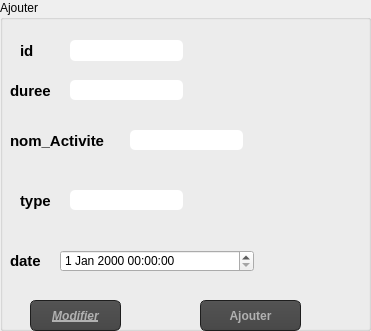
    <widget class="QGroupBox" name="groupBox_2">
     <property name="geometry">
      <rect>
       <x>10</x>
       <y>30</y>
       <width>371</width>
       <height>331</height>
      </rect>
     </property>
     <property name="title">
      <string>Ajouter</string>
     </property>
     <widget class="QLabel" name="label_2">
      <property name="geometry">
       <rect>
        <x>20</x>
        <y>40</y>
        <width>47</width>
        <height>21</height>
       </rect>
      </property>
      <property name="font">
       <font>
        <pointsize>11</pointsize>
        <weight>75</weight>
        <bold>true</bold>
       </font>
      </property>
      <property name="text">
       <string>id</string>
      </property>
     </widget>
     <widget class="QLabel" name="label_3">
      <property name="geometry">
       <rect>
        <x>10</x>
        <y>130</y>
        <width>121</width>
        <height>21</height>
       </rect>
      </property>
      <property name="font">
       <font>
        <pointsize>11</pointsize>
        <weight>75</weight>
        <bold>true</bold>
       </font>
      </property>
      <property name="text">
       <string>nom_Activite</string>
      </property>
     </widget>
     <widget class="QLabel" name="label_4">
      <property name="geometry">
       <rect>
        <x>10</x>
        <y>80</y>
        <width>71</width>
        <height>21</height>
       </rect>
      </property>
      <property name="font">
       <font>
        <pointsize>11</pointsize>
        <weight>75</weight>
        <bold>true</bold>
       </font>
      </property>
      <property name="text">
       <string>duree</string>
      </property>
     </widget>
     <widget class="QLineEdit" name="id_ha">
      <property name="geometry">
       <rect>
        <x>70</x>
        <y>40</y>
        <width>113</width>
        <height>21</height>
       </rect>
      </property>
      <property name="styleSheet">
       <string notr="true">QLineEdit{
    background-color: white;
    box-shadow: 2px 0.5px 5px 1px inset black;
    border-radius: 5px;
    width: 70%;
    padding-right: 10px;
    padding-left: 10px;
    text-align: left;
    color: #000;
    font-size:inherit;
    font-family: Arial, Helvetica, sans-serif;  
    font-weight:normal;
    font-variant:normal;
}
QLineEdit::hover{  color: black ;
background-color:orange;}
QLineEdit::focus{  color: black ;
background-color:white;}</string>
      </property>
     </widget>
     <widget class="QLineEdit" name="nom_Activite_ha">
      <property name="geometry">
       <rect>
        <x>130</x>
        <y>130</y>
        <width>113</width>
        <height>20</height>
       </rect>
      </property>
      <property name="styleSheet">
       <string notr="true">QLineEdit{
    background-color: white;
    box-shadow: 2px 0.5px 5px 1px inset black;
    border-radius: 5px;
    width: 70%;
    padding-right: 10px;
    padding-left: 10px;
    text-align: left;
    color: #000;
    font-size:inherit;
    font-family: Arial, Helvetica, sans-serif;  
    font-weight:normal;
    font-variant:normal;
}
QLineEdit::hover{  color: black ;
background-color:orange;}
QLineEdit::focus{  color: black ;
background-color:white;}</string>
      </property>
     </widget>
     <widget class="QLineEdit" name="duree_ha">
      <property name="geometry">
       <rect>
        <x>70</x>
        <y>80</y>
        <width>113</width>
        <height>20</height>
       </rect>
      </property>
      <property name="styleSheet">
       <string notr="true">QLineEdit{
    background-color: white;
    box-shadow: 2px 0.5px 5px 1px inset black;
    border-radius: 5px;
    width: 70%;
    padding-right: 10px;
    padding-left: 10px;
    text-align: left;
    color: #000;
    font-size:inherit;
    font-family: Arial, Helvetica, sans-serif;  
    font-weight:normal;
    font-variant:normal;
}
QLineEdit::hover{  color: black ;
background-color:orange;}
QLineEdit::focus{  color: black ;
background-color:white;}</string>
      </property>
     </widget>
     <widget class="QLabel" name="date">
      <property name="geometry">
       <rect>
        <x>10</x>
        <y>250</y>
        <width>47</width>
        <height>21</height>
       </rect>
      </property>
      <property name="font">
       <font>
        <pointsize>11</pointsize>
        <weight>75</weight>
        <bold>true</bold>
       </font>
      </property>
      <property name="text">
       <string>date</string>
      </property>
     </widget>
     <widget class="QLabel" name="label_6">
      <property name="geometry">
       <rect>
        <x>20</x>
        <y>190</y>
        <width>81</width>
        <height>21</height>
       </rect>
      </property>
      <property name="font">
       <font>
        <pointsize>11</pointsize>
        <weight>75</weight>
        <bold>true</bold>
       </font>
      </property>
      <property name="text">
       <string>type</string>
      </property>
     </widget>
     <widget class="QLineEdit" name="type_ha">
      <property name="geometry">
       <rect>
        <x>70</x>
        <y>190</y>
        <width>113</width>
        <height>20</height>
       </rect>
      </property>
      <property name="styleSheet">
       <string notr="true">QLineEdit{
    background-color: white;
    box-shadow: 2px 0.5px 5px 1px inset black;
    border-radius: 5px;
    width: 70%;
    padding-right: 10px;
    padding-left: 10px;
    text-align: left;
    color: #000;
    font-size:inherit;
    font-family: Arial, Helvetica, sans-serif;  
    font-weight:normal;
    font-variant:normal;
}
QLineEdit::hover{  color: black ;
background-color:orange;}
QLineEdit::focus{  color: black ;
background-color:white;}</string>
      </property>
     </widget>
     <widget class="QPushButton" name="pushButton_ajout_a">
      <property name="geometry">
       <rect>
        <x>200</x>
        <y>300</y>
        <width>101</width>
        <height>31</height>
       </rect>
      </property>
      <property name="font">
       <font>
        <pointsize>-1</pointsize>
        <weight>75</weight>
        <bold>true</bold>
       </font>
      </property>
      <property name="styleSheet">
       <string notr="true">QToolTip
{
     border: 1px solid black;
     background-color: #ffa02f;
     padding: 1px;
     border-radius: 3px;
     opacity: 100;
}

QWidget
{
    color: #b1b1b1;
    background-color: #323232;
}

QWidget:item:hover
{
    background-color: QLinearGradient( x1: 0, y1: 0, x2: 0, y2: 1, stop: 0 #ffa02f, stop: 1 #ca0619);
    color: #000000;
}

QWidget:item:selected
{
    background-color: QLinearGradient( x1: 0, y1: 0, x2: 0, y2: 1, stop: 0 #ffa02f, stop: 1 #d7801a);
}

QMenuBar::item
{
    background: transparent;
}

QMenuBar::item:selected
{
    background: transparent;
    border: 1px solid #ffaa00;
}

QMenuBar::item:pressed
{
    background: #444;
    border: 1px solid #000;
    background-color: QLinearGradient(
        x1:0, y1:0,
        x2:0, y2:1,
        stop:1 #212121,
        stop:0.4 #343434/*,
        stop:0.2 #343434,
        stop:0.1 #ffaa00*/
    );
    margin-bottom:-1px;
    padding-bottom:1px;
}

QMenu
{
    border: 1px solid #000;
}

QMenu::item
{
    padding: 2px 20px 2px 20px;
}

QMenu::item:selected
{
    color: #000000;
}

QWidget:disabled
{
    color: #404040;
    background-color: #323232;
}

QAbstractItemView
{
    background-color: QLinearGradient( x1: 0, y1: 0, x2: 0, y2: 1, stop: 0 #4d4d4d, stop: 0.1 #646464, stop: 1 #5d5d5d);
}

QWidget:focus
{
    /*border: 2px solid QLinearGradient( x1: 0, y1: 0, x2: 0, y2: 1, stop: 0 #ffa02f, stop: 1 #d7801a);*/
}

QLineEdit
{
    background-color: QLinearGradient( x1: 0, y1: 0, x2: 0, y2: 1, stop: 0 #4d4d4d, stop: 0 #646464, stop: 1 #5d5d5d);
    padding: 1px;
    border-style: solid;
    border: 1px solid #1e1e1e;
    border-radius: 5;
}

QPushButton
{
    color: #b1b1b1;
    background-color: QLinearGradient( x1: 0, y1: 0, x2: 0, y2: 1, stop: 0 #565656, stop: 0.1 #525252, stop: 0.5 #4e4e4e, stop: 0.9 #4a4a4a, stop: 1 #464646);
    border-width: 1px;
    border-color: #1e1e1e;
    border-style: solid;
    border-radius: 6;
    padding: 3px;
    font-size: 12px;
    padding-left: 5px;
    padding-right: 5px;
}

QPushButton:pressed
{
    background-color: QLinearGradient( x1: 0, y1: 0, x2: 0, y2: 1, stop: 0 #2d2d2d, stop: 0.1 #2b2b2b, stop: 0.5 #292929, stop: 0.9 #282828, stop: 1 #252525);
}

QComboBox
{
    selection-background-color: #ffaa00;
    background-color: QLinearGradient( x1: 0, y1: 0, x2: 0, y2: 1, stop: 0 #565656, stop: 0.1 #525252, stop: 0.5 #4e4e4e, stop: 0.9 #4a4a4a, stop: 1 #464646);
    border-style: solid;
    border: 1px solid #1e1e1e;
    border-radius: 5;
}

QComboBox:hover,QPushButton:hover
{
    border: 2px solid QLinearGradient( x1: 0, y1: 0, x2: 0, y2: 1, stop: 0 #ffa02f, stop: 1 #d7801a);
}


QComboBox:on
{
    padding-top: 3px;
    padding-left: 4px;
    background-color: QLinearGradient( x1: 0, y1: 0, x2: 0, y2: 1, stop: 0 #2d2d2d, stop: 0.1 #2b2b2b, stop: 0.5 #292929, stop: 0.9 #282828, stop: 1 #252525);
    selection-background-color: #ffaa00;
}

QComboBox QAbstractItemView
{
    border: 2px solid darkgray;
    selection-background-color: QLinearGradient( x1: 0, y1: 0, x2: 0, y2: 1, stop: 0 #ffa02f, stop: 1 #d7801a);
}

QComboBox::drop-down
{
     subcontrol-origin: padding;
     subcontrol-position: top right;
     width: 15px;

     border-left-width: 0px;
     border-left-color: darkgray;
     border-left-style: solid; /* just a single line */
     border-top-right-radius: 3px; /* same radius as the QComboBox */
     border-bottom-right-radius: 3px;
 }

QComboBox::down-arrow
{
     image: url(:/down_arrow.png);
}

QGroupBox:focus
{
border: 2px solid QLinearGradient( x1: 0, y1: 0, x2: 0, y2: 1, stop: 0 #ffa02f, stop: 1 #d7801a);
}

QTextEdit:focus
{
    border: 2px solid QLinearGradient( x1: 0, y1: 0, x2: 0, y2: 1, stop: 0 #ffa02f, stop: 1 #d7801a);
}

QScrollBar:horizontal {
     border: 1px solid #222222;
     background: QLinearGradient( x1: 0, y1: 0, x2: 0, y2: 1, stop: 0.0 #121212, stop: 0.2 #282828, stop: 1 #484848);
     height: 7px;
     margin: 0px 16px 0 16px;
}

QScrollBar::handle:horizontal
{
      background: QLinearGradient( x1: 0, y1: 0, x2: 1, y2: 0, stop: 0 #ffa02f, stop: 0.5 #d7801a, stop: 1 #ffa02f);
      min-height: 20px;
      border-radius: 2px;
}

QScrollBar::add-line:horizontal {
      border: 1px solid #1b1b19;
      border-radius: 2px;
      background: QLinearGradient( x1: 0, y1: 0, x2: 1, y2: 0, stop: 0 #ffa02f, stop: 1 #d7801a);
      width: 14px;
      subcontrol-position: right;
      subcontrol-origin: margin;
}

QScrollBar::sub-line:horizontal {
      border: 1px solid #1b1b19;
      border-radius: 2px;
      background: QLinearGradient( x1: 0, y1: 0, x2: 1, y2: 0, stop: 0 #ffa02f, stop: 1 #d7801a);
      width: 14px;
     subcontrol-position: left;
     subcontrol-origin: margin;
}

QScrollBar::right-arrow:horizontal, QScrollBar::left-arrow:horizontal
{
      border: 1px solid black;
      width: 1px;
      height: 1px;
      background: white;
}

QScrollBar::add-page:horizontal, QScrollBar::sub-page:horizontal
{
      background: none;
}

QScrollBar:vertical
{
      background: QLinearGradient( x1: 0, y1: 0, x2: 1, y2: 0, stop: 0.0 #121212, stop: 0.2 #282828, stop: 1 #484848);
      width: 7px;
      margin: 16px 0 16px 0;
      border: 1px solid #222222;
}

QScrollBar::handle:vertical
{
      background: QLinearGradient( x1: 0, y1: 0, x2: 0, y2: 1, stop: 0 #ffa02f, stop: 0.5 #d7801a, stop: 1 #ffa02f);
      min-height: 20px;
      border-radius: 2px;
}

QScrollBar::add-line:vertical
{
      border: 1px solid #1b1b19;
      border-radius: 2px;
      background: QLinearGradient( x1: 0, y1: 0, x2: 0, y2: 1, stop: 0 #ffa02f, stop: 1 #d7801a);
      height: 14px;
      subcontrol-position: bottom;
      subcontrol-origin: margin;
}

QScrollBar::sub-line:vertical
{
      border: 1px solid #1b1b19;
      border-radius: 2px;
      background: QLinearGradient( x1: 0, y1: 0, x2: 0, y2: 1, stop: 0 #d7801a, stop: 1 #ffa02f);
      height: 14px;
      subcontrol-position: top;
      subcontrol-origin: margin;
}

QScrollBar::up-arrow:vertical, QScrollBar::down-arrow:vertical
{
      border: 1px solid black;
      width: 1px;
      height: 1px;
      background: white;
}


QScrollBar::add-page:vertical, QScrollBar::sub-page:vertical
{
      background: none;
}

QTextEdit
{
    background-color: #242424;
}

QPlainTextEdit
{
    background-color: #242424;
}

QHeaderView::section
{
    background-color: QLinearGradient(x1:0, y1:0, x2:0, y2:1, stop:0 #616161, stop: 0.5 #505050, stop: 0.6 #434343, stop:1 #656565);
    color: white;
    padding-left: 4px;
    border: 1px solid #6c6c6c;
}

QCheckBox:disabled
{
color: #414141;
}

QDockWidget::title
{
    text-align: center;
    spacing: 3px; /* spacing between items in the tool bar */
    background-color: QLinearGradient(x1:0, y1:0, x2:0, y2:1, stop:0 #323232, stop: 0.5 #242424, stop:1 #323232);
}

QDockWidget::close-button, QDockWidget::float-button
{
    text-align: center;
    spacing: 1px; /* spacing between items in the tool bar */
    background-color: QLinearGradient(x1:0, y1:0, x2:0, y2:1, stop:0 #323232, stop: 0.5 #242424, stop:1 #323232);
}

QDockWidget::close-button:hover, QDockWidget::float-button:hover
{
    background: #242424;
}

QDockWidget::close-button:pressed, QDockWidget::float-button:pressed
{
    padding: 1px -1px -1px 1px;
}

QMainWindow::separator
{
    background-color: QLinearGradient(x1:0, y1:0, x2:0, y2:1, stop:0 #161616, stop: 0.5 #151515, stop: 0.6 #212121, stop:1 #343434);
    color: white;
    padding-left: 4px;
    border: 1px solid #4c4c4c;
    spacing: 3px; /* spacing between items in the tool bar */
}

QMainWindow::separator:hover
{

    background-color: QLinearGradient(x1:0, y1:0, x2:0, y2:1, stop:0 #d7801a, stop:0.5 #b56c17 stop:1 #ffa02f);
    color: white;
    padding-left: 4px;
    border: 1px solid #6c6c6c;
    spacing: 3px; /* spacing between items in the tool bar */
}

QToolBar::handle
{
     spacing: 3px; /* spacing between items in the tool bar */
     background: url(:/images/handle.png);
}

QMenu::separator
{
    height: 2px;
    background-color: QLinearGradient(x1:0, y1:0, x2:0, y2:1, stop:0 #161616, stop: 0.5 #151515, stop: 0.6 #212121, stop:1 #343434);
    color: white;
    padding-left: 4px;
    margin-left: 10px;
    margin-right: 5px;
}

QProgressBar
{
    border: 2px solid grey;
    border-radius: 5px;
    text-align: center;
}

QProgressBar::chunk
{
    background-color: #d7801a;
    width: 2.15px;
    margin: 0.5px;
}

QTabBar::tab {
    color: #b1b1b1;
    border: 1px solid #444;
    border-bottom-style: none;
    background-color: #323232;
    padding-left: 10px;
    padding-right: 10px;
    padding-top: 3px;
    padding-bottom: 2px;
    margin-right: -1px;
}

QTabWidget::pane {
    border: 1px solid #444;
    top: 1px;
}

QTabBar::tab:last
{
    margin-right: 0; /* the last selected tab has nothing to overlap with on the right */
    border-top-right-radius: 3px;
}

QTabBar::tab:first:!selected
{
 margin-left: 0px; /* the last selected tab has nothing to overlap with on the right */


    border-top-left-radius: 3px;
}

QTabBar::tab:!selected
{
    color: #b1b1b1;
    border-bottom-style: solid;
    margin-top: 3px;
    background-color: QLinearGradient(x1:0, y1:0, x2:0, y2:1, stop:1 #212121, stop:.4 #343434);
}

QTabBar::tab:selected
{
    border-top-left-radius: 3px;
    border-top-right-radius: 3px;
    margin-bottom: 0px;
}

QTabBar::tab:!selected:hover
{
    /*border-top: 2px solid #ffaa00;
    padding-bottom: 3px;*/
    border-top-left-radius: 3px;
    border-top-right-radius: 3px;
    background-color: QLinearGradient(x1:0, y1:0, x2:0, y2:1, stop:1 #212121, stop:0.4 #343434, stop:0.2 #343434, stop:0.1 #ffaa00);
}

QRadioButton::indicator:checked, QRadioButton::indicator:unchecked{
    color: #b1b1b1;
    background-color: #323232;
    border: 1px solid #b1b1b1;
    border-radius: 6px;
}

QRadioButton::indicator:checked
{
    background-color: qradialgradient(
        cx: 0.5, cy: 0.5,
        fx: 0.5, fy: 0.5,
        radius: 1.0,
        stop: 0.25 #ffaa00,
        stop: 0.3 #323232
    );
}

QCheckBox::indicator{
    color: #b1b1b1;
    background-color: #323232;
    border: 1px solid #b1b1b1;
    width: 9px;
    height: 9px;
}

QRadioButton::indicator
{
    border-radius: 6px;
}

QRadioButton::indicator:hover, QCheckBox::indicator:hover
{
    border: 1px solid #ffaa00;
}

QCheckBox::indicator:checked
{
    image:url(:/images/checkbox.png);
}

QCheckBox::indicator:disabled, QRadioButton::indicator:disabled
{
    border: 1px solid #444;
}</string>
      </property>
      <property name="text">
       <string>Ajouter</string>
      </property>
     </widget>
     <widget class="QPushButton" name="Modifier_a">
      <property name="geometry">
       <rect>
        <x>30</x>
        <y>300</y>
        <width>91</width>
        <height>31</height>
       </rect>
      </property>
      <property name="font">
       <font>
        <pointsize>-1</pointsize>
        <weight>75</weight>
        <italic>true</italic>
        <bold>true</bold>
        <underline>true</underline>
        <strikeout>false</strikeout>
       </font>
      </property>
      <property name="styleSheet">
       <string notr="true">QToolTip
{
     border: 1px solid black;
     background-color: #ffa02f;
     padding: 1px;
     border-radius: 3px;
     opacity: 100;
}

QWidget
{
    color: #b1b1b1;
    background-color: #323232;
}

QWidget:item:hover
{
    background-color: QLinearGradient( x1: 0, y1: 0, x2: 0, y2: 1, stop: 0 #ffa02f, stop: 1 #ca0619);
    color: #000000;
}

QWidget:item:selected
{
    background-color: QLinearGradient( x1: 0, y1: 0, x2: 0, y2: 1, stop: 0 #ffa02f, stop: 1 #d7801a);
}

QMenuBar::item
{
    background: transparent;
}

QMenuBar::item:selected
{
    background: transparent;
    border: 1px solid #ffaa00;
}

QMenuBar::item:pressed
{
    background: #444;
    border: 1px solid #000;
    background-color: QLinearGradient(
        x1:0, y1:0,
        x2:0, y2:1,
        stop:1 #212121,
        stop:0.4 #343434/*,
        stop:0.2 #343434,
        stop:0.1 #ffaa00*/
    );
    margin-bottom:-1px;
    padding-bottom:1px;
}

QMenu
{
    border: 1px solid #000;
}

QMenu::item
{
    padding: 2px 20px 2px 20px;
}

QMenu::item:selected
{
    color: #000000;
}

QWidget:disabled
{
    color: #404040;
    background-color: #323232;
}

QAbstractItemView
{
    background-color: QLinearGradient( x1: 0, y1: 0, x2: 0, y2: 1, stop: 0 #4d4d4d, stop: 0.1 #646464, stop: 1 #5d5d5d);
}

QWidget:focus
{
    /*border: 2px solid QLinearGradient( x1: 0, y1: 0, x2: 0, y2: 1, stop: 0 #ffa02f, stop: 1 #d7801a);*/
}

QLineEdit
{
    background-color: QLinearGradient( x1: 0, y1: 0, x2: 0, y2: 1, stop: 0 #4d4d4d, stop: 0 #646464, stop: 1 #5d5d5d);
    padding: 1px;
    border-style: solid;
    border: 1px solid #1e1e1e;
    border-radius: 5;
}

QPushButton
{
    color: #b1b1b1;
    background-color: QLinearGradient( x1: 0, y1: 0, x2: 0, y2: 1, stop: 0 #565656, stop: 0.1 #525252, stop: 0.5 #4e4e4e, stop: 0.9 #4a4a4a, stop: 1 #464646);
    border-width: 1px;
    border-color: #1e1e1e;
    border-style: solid;
    border-radius: 6;
    padding: 3px;
    font-size: 12px;
    padding-left: 5px;
    padding-right: 5px;
}

QPushButton:pressed
{
    background-color: QLinearGradient( x1: 0, y1: 0, x2: 0, y2: 1, stop: 0 #2d2d2d, stop: 0.1 #2b2b2b, stop: 0.5 #292929, stop: 0.9 #282828, stop: 1 #252525);
}

QComboBox
{
    selection-background-color: #ffaa00;
    background-color: QLinearGradient( x1: 0, y1: 0, x2: 0, y2: 1, stop: 0 #565656, stop: 0.1 #525252, stop: 0.5 #4e4e4e, stop: 0.9 #4a4a4a, stop: 1 #464646);
    border-style: solid;
    border: 1px solid #1e1e1e;
    border-radius: 5;
}

QComboBox:hover,QPushButton:hover
{
    border: 2px solid QLinearGradient( x1: 0, y1: 0, x2: 0, y2: 1, stop: 0 #ffa02f, stop: 1 #d7801a);
}


QComboBox:on
{
    padding-top: 3px;
    padding-left: 4px;
    background-color: QLinearGradient( x1: 0, y1: 0, x2: 0, y2: 1, stop: 0 #2d2d2d, stop: 0.1 #2b2b2b, stop: 0.5 #292929, stop: 0.9 #282828, stop: 1 #252525);
    selection-background-color: #ffaa00;
}

QComboBox QAbstractItemView
{
    border: 2px solid darkgray;
    selection-background-color: QLinearGradient( x1: 0, y1: 0, x2: 0, y2: 1, stop: 0 #ffa02f, stop: 1 #d7801a);
}

QComboBox::drop-down
{
     subcontrol-origin: padding;
     subcontrol-position: top right;
     width: 15px;

     border-left-width: 0px;
     border-left-color: darkgray;
     border-left-style: solid; /* just a single line */
     border-top-right-radius: 3px; /* same radius as the QComboBox */
     border-bottom-right-radius: 3px;
 }

QComboBox::down-arrow
{
     image: url(:/down_arrow.png);
}

QGroupBox:focus
{
border: 2px solid QLinearGradient( x1: 0, y1: 0, x2: 0, y2: 1, stop: 0 #ffa02f, stop: 1 #d7801a);
}

QTextEdit:focus
{
    border: 2px solid QLinearGradient( x1: 0, y1: 0, x2: 0, y2: 1, stop: 0 #ffa02f, stop: 1 #d7801a);
}

QScrollBar:horizontal {
     border: 1px solid #222222;
     background: QLinearGradient( x1: 0, y1: 0, x2: 0, y2: 1, stop: 0.0 #121212, stop: 0.2 #282828, stop: 1 #484848);
     height: 7px;
     margin: 0px 16px 0 16px;
}

QScrollBar::handle:horizontal
{
      background: QLinearGradient( x1: 0, y1: 0, x2: 1, y2: 0, stop: 0 #ffa02f, stop: 0.5 #d7801a, stop: 1 #ffa02f);
      min-height: 20px;
      border-radius: 2px;
}

QScrollBar::add-line:horizontal {
      border: 1px solid #1b1b19;
      border-radius: 2px;
      background: QLinearGradient( x1: 0, y1: 0, x2: 1, y2: 0, stop: 0 #ffa02f, stop: 1 #d7801a);
      width: 14px;
      subcontrol-position: right;
      subcontrol-origin: margin;
}

QScrollBar::sub-line:horizontal {
      border: 1px solid #1b1b19;
      border-radius: 2px;
      background: QLinearGradient( x1: 0, y1: 0, x2: 1, y2: 0, stop: 0 #ffa02f, stop: 1 #d7801a);
      width: 14px;
     subcontrol-position: left;
     subcontrol-origin: margin;
}

QScrollBar::right-arrow:horizontal, QScrollBar::left-arrow:horizontal
{
      border: 1px solid black;
      width: 1px;
      height: 1px;
      background: white;
}

QScrollBar::add-page:horizontal, QScrollBar::sub-page:horizontal
{
      background: none;
}

QScrollBar:vertical
{
      background: QLinearGradient( x1: 0, y1: 0, x2: 1, y2: 0, stop: 0.0 #121212, stop: 0.2 #282828, stop: 1 #484848);
      width: 7px;
      margin: 16px 0 16px 0;
      border: 1px solid #222222;
}

QScrollBar::handle:vertical
{
      background: QLinearGradient( x1: 0, y1: 0, x2: 0, y2: 1, stop: 0 #ffa02f, stop: 0.5 #d7801a, stop: 1 #ffa02f);
      min-height: 20px;
      border-radius: 2px;
}

QScrollBar::add-line:vertical
{
      border: 1px solid #1b1b19;
      border-radius: 2px;
      background: QLinearGradient( x1: 0, y1: 0, x2: 0, y2: 1, stop: 0 #ffa02f, stop: 1 #d7801a);
      height: 14px;
      subcontrol-position: bottom;
      subcontrol-origin: margin;
}

QScrollBar::sub-line:vertical
{
      border: 1px solid #1b1b19;
      border-radius: 2px;
      background: QLinearGradient( x1: 0, y1: 0, x2: 0, y2: 1, stop: 0 #d7801a, stop: 1 #ffa02f);
      height: 14px;
      subcontrol-position: top;
      subcontrol-origin: margin;
}

QScrollBar::up-arrow:vertical, QScrollBar::down-arrow:vertical
{
      border: 1px solid black;
      width: 1px;
      height: 1px;
      background: white;
}


QScrollBar::add-page:vertical, QScrollBar::sub-page:vertical
{
      background: none;
}

QTextEdit
{
    background-color: #242424;
}

QPlainTextEdit
{
    background-color: #242424;
}

QHeaderView::section
{
    background-color: QLinearGradient(x1:0, y1:0, x2:0, y2:1, stop:0 #616161, stop: 0.5 #505050, stop: 0.6 #434343, stop:1 #656565);
    color: white;
    padding-left: 4px;
    border: 1px solid #6c6c6c;
}

QCheckBox:disabled
{
color: #414141;
}

QDockWidget::title
{
    text-align: center;
    spacing: 3px; /* spacing between items in the tool bar */
    background-color: QLinearGradient(x1:0, y1:0, x2:0, y2:1, stop:0 #323232, stop: 0.5 #242424, stop:1 #323232);
}

QDockWidget::close-button, QDockWidget::float-button
{
    text-align: center;
    spacing: 1px; /* spacing between items in the tool bar */
    background-color: QLinearGradient(x1:0, y1:0, x2:0, y2:1, stop:0 #323232, stop: 0.5 #242424, stop:1 #323232);
}

QDockWidget::close-button:hover, QDockWidget::float-button:hover
{
    background: #242424;
}

QDockWidget::close-button:pressed, QDockWidget::float-button:pressed
{
    padding: 1px -1px -1px 1px;
}

QMainWindow::separator
{
    background-color: QLinearGradient(x1:0, y1:0, x2:0, y2:1, stop:0 #161616, stop: 0.5 #151515, stop: 0.6 #212121, stop:1 #343434);
    color: white;
    padding-left: 4px;
    border: 1px solid #4c4c4c;
    spacing: 3px; /* spacing between items in the tool bar */
}

QMainWindow::separator:hover
{

    background-color: QLinearGradient(x1:0, y1:0, x2:0, y2:1, stop:0 #d7801a, stop:0.5 #b56c17 stop:1 #ffa02f);
    color: white;
    padding-left: 4px;
    border: 1px solid #6c6c6c;
    spacing: 3px; /* spacing between items in the tool bar */
}

QToolBar::handle
{
     spacing: 3px; /* spacing between items in the tool bar */
     background: url(:/images/handle.png);
}

QMenu::separator
{
    height: 2px;
    background-color: QLinearGradient(x1:0, y1:0, x2:0, y2:1, stop:0 #161616, stop: 0.5 #151515, stop: 0.6 #212121, stop:1 #343434);
    color: white;
    padding-left: 4px;
    margin-left: 10px;
    margin-right: 5px;
}

QProgressBar
{
    border: 2px solid grey;
    border-radius: 5px;
    text-align: center;
}

QProgressBar::chunk
{
    background-color: #d7801a;
    width: 2.15px;
    margin: 0.5px;
}

QTabBar::tab {
    color: #b1b1b1;
    border: 1px solid #444;
    border-bottom-style: none;
    background-color: #323232;
    padding-left: 10px;
    padding-right: 10px;
    padding-top: 3px;
    padding-bottom: 2px;
    margin-right: -1px;
}

QTabWidget::pane {
    border: 1px solid #444;
    top: 1px;
}

QTabBar::tab:last
{
    margin-right: 0; /* the last selected tab has nothing to overlap with on the right */
    border-top-right-radius: 3px;
}

QTabBar::tab:first:!selected
{
 margin-left: 0px; /* the last selected tab has nothing to overlap with on the right */


    border-top-left-radius: 3px;
}

QTabBar::tab:!selected
{
    color: #b1b1b1;
    border-bottom-style: solid;
    margin-top: 3px;
    background-color: QLinearGradient(x1:0, y1:0, x2:0, y2:1, stop:1 #212121, stop:.4 #343434);
}

QTabBar::tab:selected
{
    border-top-left-radius: 3px;
    border-top-right-radius: 3px;
    margin-bottom: 0px;
}

QTabBar::tab:!selected:hover
{
    /*border-top: 2px solid #ffaa00;
    padding-bottom: 3px;*/
    border-top-left-radius: 3px;
    border-top-right-radius: 3px;
    background-color: QLinearGradient(x1:0, y1:0, x2:0, y2:1, stop:1 #212121, stop:0.4 #343434, stop:0.2 #343434, stop:0.1 #ffaa00);
}

QRadioButton::indicator:checked, QRadioButton::indicator:unchecked{
    color: #b1b1b1;
    background-color: #323232;
    border: 1px solid #b1b1b1;
    border-radius: 6px;
}

QRadioButton::indicator:checked
{
    background-color: qradialgradient(
        cx: 0.5, cy: 0.5,
        fx: 0.5, fy: 0.5,
        radius: 1.0,
        stop: 0.25 #ffaa00,
        stop: 0.3 #323232
    );
}

QCheckBox::indicator{
    color: #b1b1b1;
    background-color: #323232;
    border: 1px solid #b1b1b1;
    width: 9px;
    height: 9px;
}

QRadioButton::indicator
{
    border-radius: 6px;
}

QRadioButton::indicator:hover, QCheckBox::indicator:hover
{
    border: 1px solid #ffaa00;
}

QCheckBox::indicator:checked
{
    image:url(:/images/checkbox.png);
}

QCheckBox::indicator:disabled, QRadioButton::indicator:disabled
{
    border: 1px solid #444;
}</string>
      </property>
      <property name="text">
       <string>Modifier</string>
      </property>
     </widget>
     <widget class="QDateTimeEdit" name="date_ha">
      <property name="geometry">
       <rect>
        <x>60</x>
        <y>250</y>
        <width>194</width>
        <height>22</height>
       </rect>
      </property>
     </widget>
    </widget>
